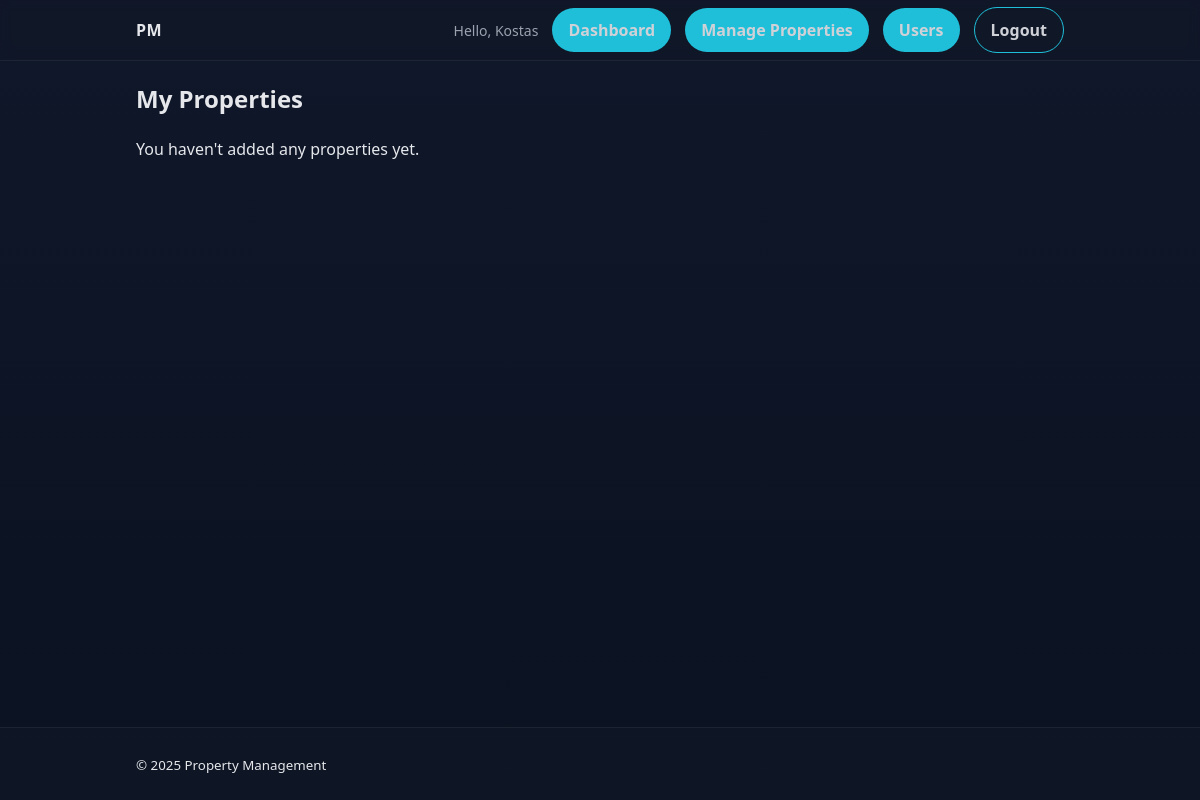
Page /manage_properties/ (signed in) on the earlier database version.
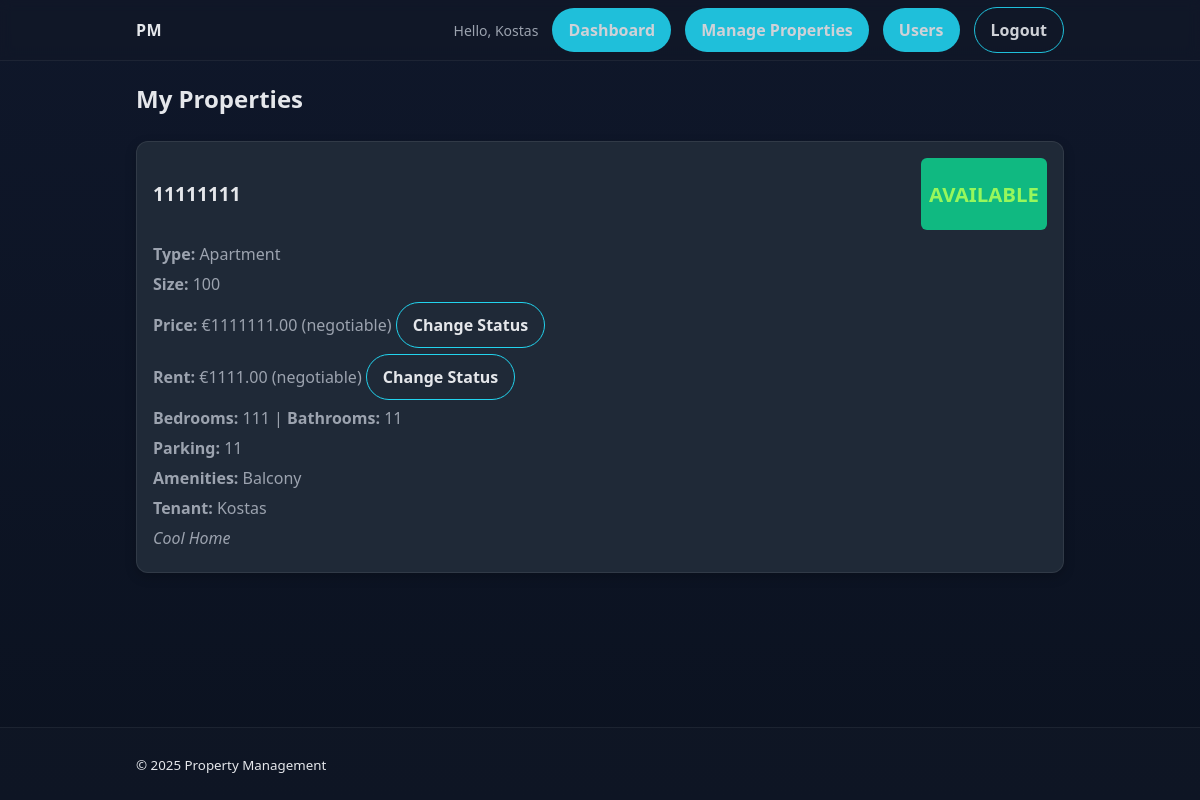
Same page on the later database version.
### pm/models.py (models this page shows, shortened)
class Property(models.Model):
    address = models.CharField(max_length=200)
    property_type = models.CharField(max_length=30, choices=[
        ('condo', 'Condo'),
        ('apartment', 'Apartment'),
        ('studio', 'Studio'),
        ('house', 'House'),
        ('townhouse', 'Townhouse'),
        ('bungalow', 'Bungalow'),
        ('co-op', 'Co-op'),
        ('loft', 'Loft'),
        ('barn', 'Barn'),
        ('shack', 'Shack'),
        ('cottage', 'Cottage'),
        ('parking' ,'Parking')
        ])
    property_size = models.CharField(max_length=50)
    price = models.DecimalField(max_digits=10, decimal_places=2)
    price_status = models.CharField(max_length=10, choices=[('negotiable', 'Negotiable'), ('fixed', 'Fixed')])
    rent_price = models.DecimalField(max_digits=10, decimal_places=2)
    rent_price_status = models.CharField(max_length=10, choices=[('negotiable', 'Negotiable'), ('fixed', 'Fixed')])
    bedrooms = models.IntegerField()
    bathrooms = models.IntegerField()
    parking_spaces = models.IntegerField()
    amenities = models.CharField(max_length=200)
    description = models.TextField()
    owner = models.ForeignKey(User, on_delete=models.CASCADE)
    tennant = models.ForeignKey(User, default=None, on_delete=models.CASCADE, related_name='rental_tennant')  # Add a tennant field with a related name
    status = models.CharField(max_length=50, default='Available', choices=[('available', 'Available'), ('rented', 'Rented')])  # Add a status field with choices
    created_at = models.DateTimeField(auto_now_add=True)
    updated_at = models.DateTimeField(auto_now=True)

### pm/views.py (the view)
# urls.py: path('manage_properties/', views.manage_properties, name='manage_properties'),
@login_required
def manage_properties(request):
    properties = Property.objects.filter(owner=request.user).order_by('-created_at')
    return render(request, 'pm/manage_properties.html', {'properties':properties})

### pm/templates/pm/manage_properties.html (shortened to what this page needs)
{% extends 'pm/home.html' %}
{% block content %}
  <h2>My Properties</h2>
  {% if properties %}
    <div class="property-grid">
      {% for property in properties %}
        <div class="property-card">
          <div class="property-header">
            <h3>{{ property.address }}</h3>
            {% if property.status == 'available' %}
            <span class="status {{ property.status|lower }}"><h2 style="color:#97f75c">{{ property.status.upper }}</h2></span>
            {% else %}
            <span class="status {{ property.status|lower }}"><h2 style="color:#f73434">{{ property.status.upper }}</h2></span>
            {% endif %}
          </div>
          <div class="property-details">
            <p><strong>Type:</strong> {{ property.get_property_type_display }}</p>
            <p><strong>Size:</strong> {{ property.property_size }}</p>
            <p><strong>Price:</strong> €{{ property.price }} ({{ property.price_status }}) <a href="{% url "status_price" property.id %}" class="btn btn-outline">Change Status</a></p>
            <p><strong>Rent:</strong> €{{ property.rent_price }} ({{ property.rent_price_status }}) <a href="{% url "status_rent" property.id %}" class="btn btn-outline">Change Status</a></p>
            <p><strong>Bedrooms:</strong> {{ property.bedrooms }} | <strong>Bathrooms:</strong> {{ property.bathrooms }}</p>
            <p><strong>Parking:</strong> {{ property.parking_spaces }}</p>
            <p><strong>Amenities:</strong> {{ property.amenities }}</p>
            <p><strong>Tenant:</strong> {{ property.tennant.username }}</p>
            <p class="description">{{ property.description|truncatewords:25 }}</p>
          </div>
        </div>
      {% endfor %}
    </div>
  {% else %}
    <p>You haven't added any properties yet.</p>
  {% endif %}
{% endblock %}

### pm/templates/pm/home.html (shortened to what this page needs)
{% extends 'pm/base.html' %}
{% block staff_nav %}
  {% if user.is_staff %}
    <li class="nav-item"><a class="btn" href="{% url 'home' %}">Dashboard</a></li>
    <li class="nav-item"><a class="btn" href="{% url 'manage_properties' %}">Manage Properties</a></li>
    <li class="nav-item"><a class="btn" href="{% url 'home' %}">Users</a></li>
  {% else %}
    <li class="nav-item"><a class="btn" href="{% url 'report_problem' %}">Report Problem</a></li>
  {% endif %}
{% endblock %}

### pm/templates/pm/base.html (shortened to what this page needs)
{% load static %}
<!DOCTYPE html>
<html lang="en">
<head>
  <link rel="stylesheet" href="{% static 'pm/css/style.css' %}">
</head>
<body>
  <header class="site-header">
    <nav class="navbar container">
      <a class="brand" href="{% url 'home' %}">PM</a>
      <ul class="nav-links">
        {% if user.is_authenticated %}
          <li class="nav-item user">Hello, {{ user.username }}</li>
          {% block staff_nav %}{% endblock staff_nav %}
          <li class="nav-item"><a class="btn btn-outline" href="{% url 'logout' %}">Logout</a></li>
        {% else %}
          <li class="nav-item"><a href="{% url 'login' %}">Login</a></li>
          <li class="nav-item"><a class="btn" href="{% url 'signup' %}">Sign up</a></li>
        {% endif %}
      </ul>
    </nav>
  </header>
  <main class="container">
    {% block content %}{% endblock %}
  </main>
  <footer class="site-footer">
    <div class="container">
      <small>&copy; {% now "Y" %} Property Management</small>
    </div>
  </footer>
</body>
</html>

### pm/static/pm/css/style.css (style rules this page uses)
:root { --bg: #0f172a; --panel: #111827; --panel-2: #1f2937; --text: #e5e7eb; --muted: #9ca3af; --primary: #22d3ee; --primary-600: #0891b2; --danger: #ef4444; --success: #10b981; --warning: #f59e0b; --radius: 12px; }
* { box-sizing: border-box; }
html, body { height: 100%; }
body { margin: 0; background: linear-gradient(180deg, var(--bg), #0b1220); color: var(--text); font: 16px/1.5 system-ui, -apple-system, Segoe UI, Roboto, Ubuntu, Cantarell, Noto Sans, Helvetica, Arial, "Apple Color Emoji", "Segoe UI Emoji"; display: flex; flex-direction: column; }
.container { width: 100%; max-width: 960px; margin: 0 auto; padding: 0 16px; }
.site-header { position: sticky; top: 0; backdrop-filter: blur(6px); background: rgba(17,24,39,.6); border-bottom: 1px solid rgba(255,255,255,.06); z-index: 10; }
.navbar { display: flex; align-items: center; justify-content: space-between; height: 60px; }
.brand { font-weight: 700; color: var(--text); text-decoration: none; letter-spacing: .5px; }
.nav-links { list-style: none; display: flex; gap: 14px; align-items: center; margin: 0; padding: 0; }
.nav-item a { color: var(--text); text-decoration: none; opacity: .9; }
.nav-item.user { color: var(--muted); font-size: 14px; }
.site-footer { margin-top: auto; padding: 24px 0; border-top: 1px solid rgba(255,255,255,.06); background: rgba(17,24,39,.6); }
.btn { appearance: none; border: none; background: var(--primary); color: #00303a; font-weight: 700; padding: 10px 16px; border-radius: 999px; cursor: pointer; text-decoration: none; display: inline-block; }
.btn-outline { background: transparent; border: 1px solid var(--primary); color: var(--text); }
.property-grid { display: grid; gap: 24px; grid-template-columns: repeat(auto-fit, minmax(300px, 1fr)); margin-top: 24px; }
.property-card { background: var(--panel-2); border: 1px solid rgba(255,255,255,.08); border-radius: var(--radius); padding: 16px; box-shadow: 0 4px 12px rgba(0,0,0,0.2); }
.property-header { display: flex; justify-content: space-between; align-items: center; margin-bottom: 12px; }
.property-header h3 { margin: 0; font-size: 1.2rem; color: var(--text); }
.status { padding: 4px 8px; border-radius: 6px; font-size: 0.85rem; font-weight: 600; text-transform: capitalize; }
.status.available { background: var(--success); color: #fff; }
.property-details p { margin: 6px 0; color: var(--muted); }
.description { margin-top: 12px; font-style: italic; color: var(--text); }

Differences in the rows shown:
added Property: address "11111111", status "AVAILABLE", property_type "Apartment", property_size "100", price "1111111.00", price_status "negotiable", rent_price "1111.00", rent_price_status "negotiable", bedrooms "111", bathrooms "11", parking_spaces "11", amenities "Balcony", tennant.username "Kostas", description "Cool Home"
Other differences:
text no longer shown: "You haven't added any properties yet."
